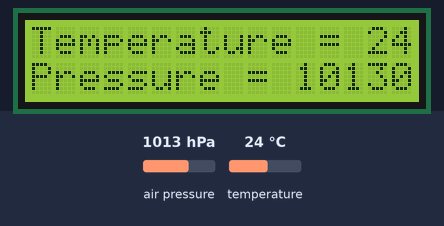
The sketch below on a simulated Arduino Uno, built with avr-gcc and run on an emulated ATmega328P. Parts: 16×2 character LCD. The inputs (shaded band) are chosen by the test bench; at power-on: air pressure 1013 hPa, temperature 24 °C.

Above: at 1.2 s.
1.3 s: air pressure set to 952 hPa
At 6.0 s:
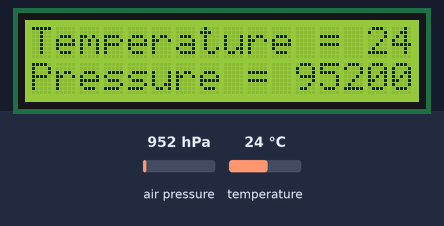
7.3 s: temperature set to 12 °C
At 11.4 s:
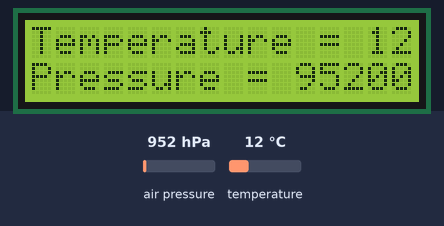
13.3 s: air pressure set to 975 hPa
At 15.6 s:
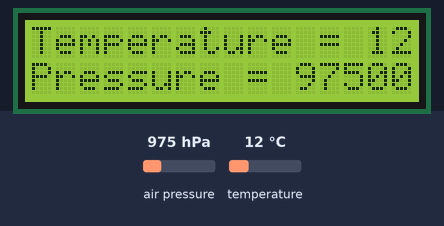
19.3 s: temperature set to 19 °C
At 21.0 s:
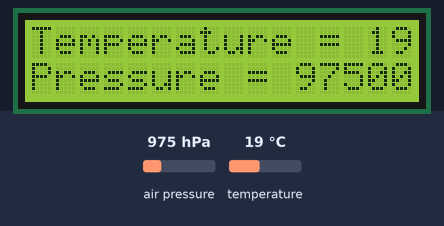
Timing chart, 0 to 22.5 s (numbered marks = the images above; inputs shaded):
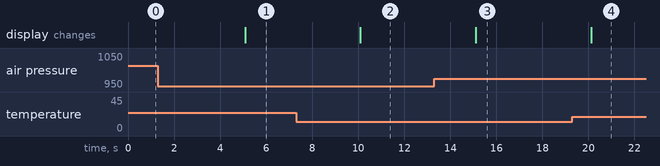

Measured:
- after the input at 1.3 s, the display: changes after 3.8 s (image 1)
- after the input at 7.3 s, the display: changes after 2.8 s (image 2)
- after the input at 13.3 s, the display: changes after 1.8 s (image 3)
- after the input at 19.3 s, the display: changes after 0.82 s (image 4)

The sketch:

bm180lcd.ino
```cpp
#include <LiquidCrystal.h>
#include <Wire.h>
#include <Adafruit_BMP085.h>

// initialize the library with the numbers of the interface pins
LiquidCrystal lcd(8, 9, 4, 5, 6, 7);
Adafruit_BMP085 bmp;

void setup()
{
  // set up the LCD's number of columns and rows:
  lcd.begin(16, 2);
  Serial.begin(9600);
  if (!bmp.begin())
  {
    Serial.println("Could not find BMP180 or BMP085 sensor at 0x77");
    while (1) {}
  }
}


void loop()
{
  // set the cursor to column 0, line 0
  lcd.setCursor(0, 0);
  lcd.print("Temperature = " );
  lcd.print(bmp.readTemperature());
  // set the cursor to column 0, line 1
  lcd.setCursor(0, 1);
  lcd.print("Pressure = ");
  lcd.print(bmp.readPressure());
  delay(5000);
}
```
